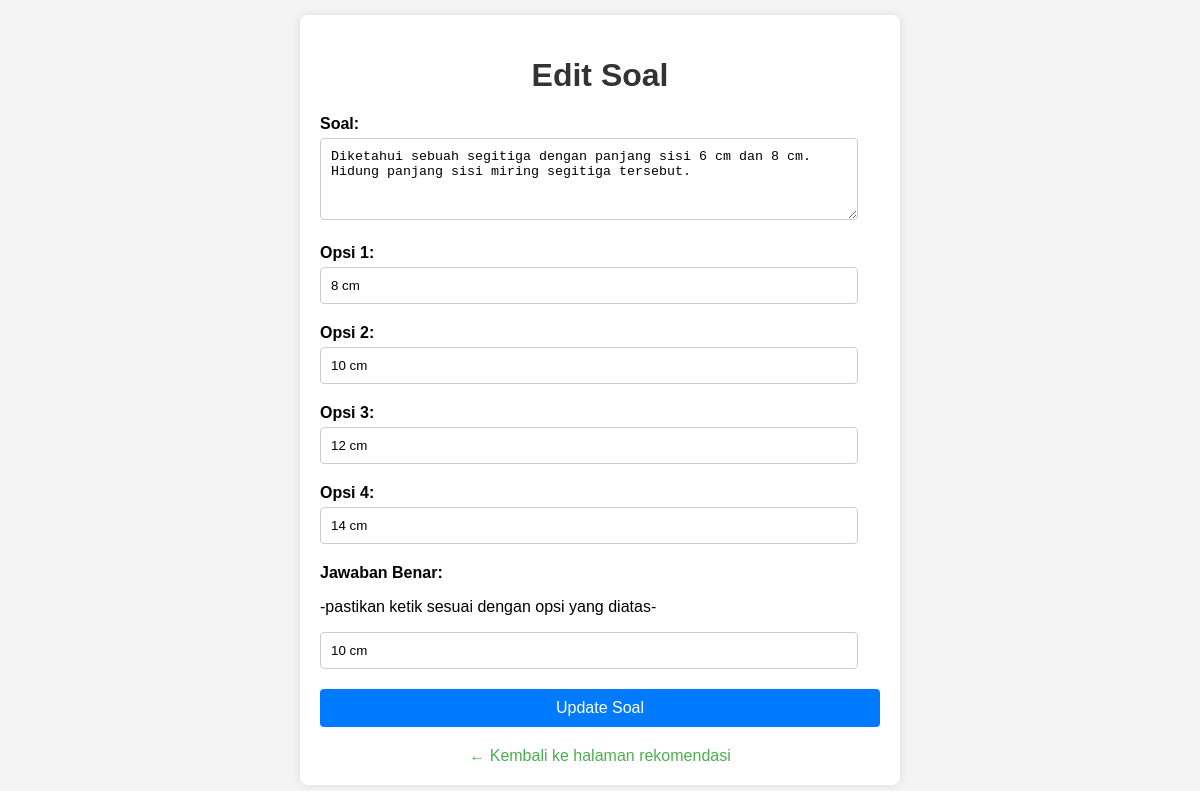
Screenshot of /Guru/edit_soal.php?id=6 with the database file from the repository.
### tables this page shows
CREATE TABLE `soal_rekomendasi` (
  `id` int NOT NULL,
  `soal` text,
  `jawaban_benar` varchar(255) DEFAULT NULL,
  `opsi1` varchar(255) DEFAULT NULL,
  `opsi2` varchar(255) DEFAULT NULL,
  `opsi3` varchar(255) DEFAULT NULL,
  `opsi4` varchar(255) DEFAULT NULL,
  `rekomendasi_id` int DEFAULT NULL
);

### Guru/edit_soal.php (the view, shortened to what this page needs)
<?php
require_once '../koneksi.php';
$soal_id = isset($_GET['id']) ? intval($_GET['id']) : 0;
$sql = "SELECT soal, opsi1, opsi2, opsi3, opsi4, jawaban_benar FROM soal_rekomendasi WHERE id = ?";
$stmt = $conn->prepare($sql);
$stmt->bind_param("i", $soal_id);
$stmt->execute();
$result = $stmt->get_result();
if ($result->num_rows > 0) {
    $soal_data = $result->fetch_assoc();
} else {
    die("Soal not found.");
}
?>
<!DOCTYPE html>
<html lang="en">
<head>
</head>
<body>
    <div class="container">
        <h1>Edit Soal</h1>
        <form action="" method="post">
            <label for="soal">Soal:</label>
            <textarea name="soal" id="soal" rows="4" required><?php echo htmlspecialchars($soal_data['soal']); ?></textarea>
            <label for="opsi1">Opsi 1:</label>
            <input type="text" name="opsi1" id="opsi1" value="<?php echo htmlspecialchars($soal_data['opsi1']); ?>" required>
            <label for="opsi2">Opsi 2:</label>
            <input type="text" name="opsi2" id="opsi2" value="<?php echo htmlspecialchars($soal_data['opsi2']); ?>" required>
            <label for="opsi3">Opsi 3:</label>
            <input type="text" name="opsi3" id="opsi3" value="<?php echo htmlspecialchars($soal_data['opsi3']); ?>">
            <label for="opsi4">Opsi 4:</label>
            <input type="text" name="opsi4" id="opsi4" value="<?php echo htmlspecialchars($soal_data['opsi4']); ?>">
            <label for="jawaban_benar">Jawaban Benar:</label>
            <p>-pastikan ketik sesuai dengan opsi yang diatas-</p>
            <input type="text" name="jawaban_benar" id="jawaban_benar" value="<?php echo htmlspecialchars($soal_data['jawaban_benar']); ?>" required>
            <button type="submit" name="update_soal">Update Soal</button>
        </form>
        <div class="back-link">
            <a href="recommendations-guru.php">← Kembali ke halaman rekomendasi</a>
        </div>
    </div>
</body>
</html>

### Guru/edit_soal.php (style rules this page uses)
body { font-family: Arial, sans-serif; margin: 0; padding: 0; background-color: #f4f4f4; display: flex; justify-content: center; align-items: center; height: 100vh; }
.container { max-width: 600px; width: 100%; padding: 20px; background-color: #fff; border-radius: 8px; box-shadow: 0 0 10px rgba(0,0,0,0.1); box-sizing: border-box; }
h1 { color: #333; text-align: center; }
label { display: block; margin: 10px 0 5px; font-weight: bold; }
input[type="text"], textarea { width: calc(100% - 22px); padding: 10px; border: 1px solid #ccc; border-radius: 4px; box-sizing: border-box; margin-bottom: 10px; }
textarea { resize: vertical; }
button { display: block; width: 100%; padding: 10px; font-size: 16px; color: #fff; background-color: #007bff; border: none; border-radius: 4px; cursor: pointer; margin-top: 10px; box-sizing: border-box; }
.back-link { display: block; text-align: center; margin-top: 20px; }
.back-link a { text-decoration: none; color: #4CAF50; }

### rows the page displays
soal_rekomendasi: soal "Diketahui sebuah segitiga dengan panjang sisi 6 cm dan 8 cm. Hidung panjang sisi miring segitiga tersebut.", opsi1 "8 cm", opsi2 "10 cm", opsi3 "12 cm", opsi4 "14 cm", jawaban_benar "10 cm"
